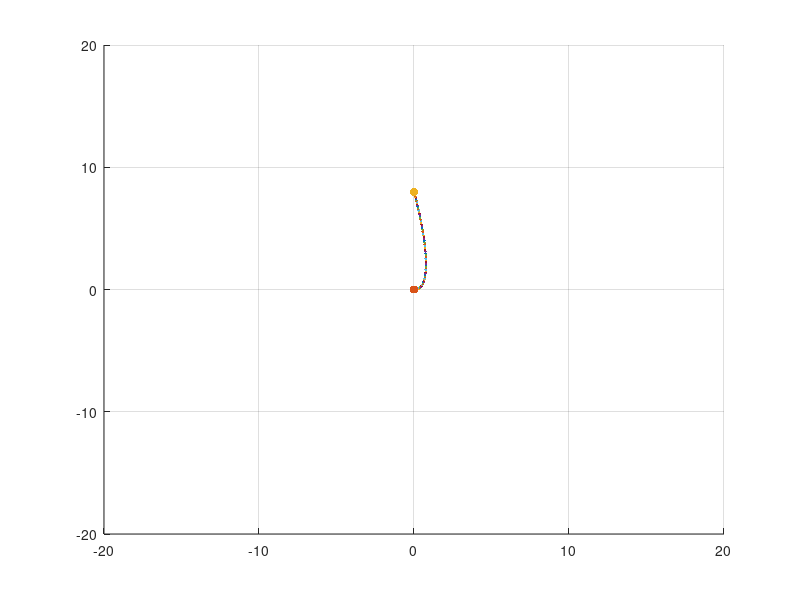
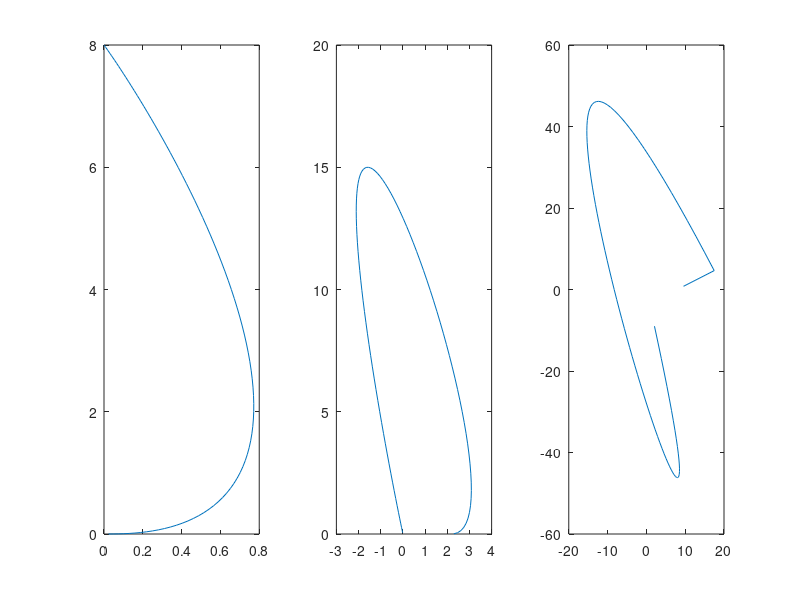
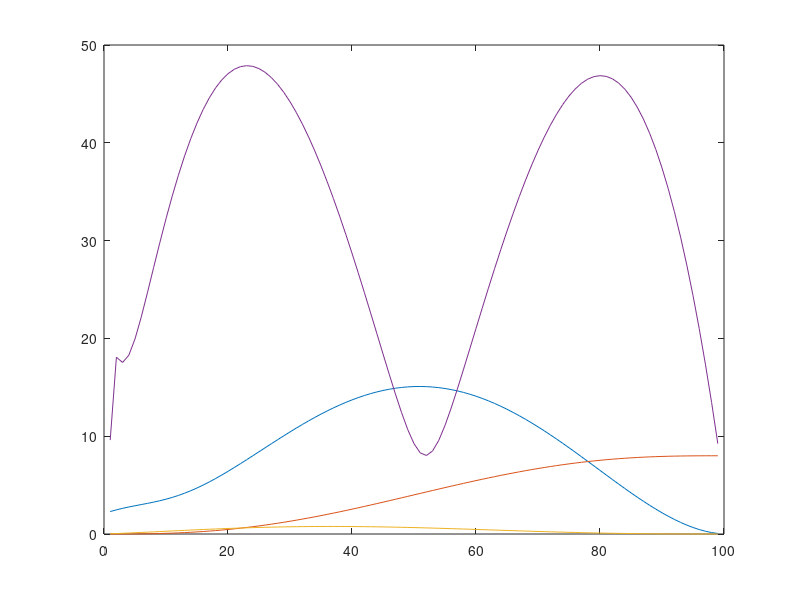

These charts were generated, in order, by the following MATLAB code:
% Offline jerk with normalisation
% Can be converted to online (Page 6, Shadmeyer tutorial)


clc;
clear all;


% NOTE: everthing is represented in rows -> [x, y]

% Position Information
startPos  = [0, 0];
r_i = startPos;
targetPos = [0, 8];
r_f = targetPos;

% simulation params
t = 0;
dt = 0.01;    % [s]  -> step size
t_f = 1; % [s]
N = t_f/dt; 

r_list = zeros(N-1,2);
r1_list =zeros(N-1,2);
r2_list =zeros(N-1,2);
tau_list = zeros(N-1,1);

r  = startPos; % initial position
v  = [+0.0, 0.0]; % initial speed

r1_init = [2.2 0.0];
r2_init = [20.0 0.0];


r_past = [0 0];
r1_past = [2.2 0.0];
r1 = [2.2 0.0];
r = [0 0];
r2 = [20.0 0.0];

t = dt;

% here is were the loop should be implemented
figure; grid; hold on

for i = 1:N-1

    % Implementation of minimum jerk methof
    D =  t_f;
    tau = t/D;  % we are applying it every step, so the difference is dt
     
    % some extra parameters which might be of interest
    q = [r' r1' r2']; % 2x3
    A = [0 0 -60/D^3; 1 0 -36/D^2; 0 1 -9/D]; % 3x3
    B = [0 0 60/D^3]; % 1x3
    B = repmat(B,2,1); %2x3
    q1 = q * A + B.* repmat(targetPos',1,3);  % q1 =[r1', r2', r3']   2x3
    
    a0 = startPos;
    a1 = D.*r1_init;
    a2 = D.*r2_init./2;
    a3 = (-(3*D^2)/2).*r2_init - 6*D.*r1_init + 10.*(targetPos - startPos);
    a4 = ((3*D^2)/2).*r2_init + 8*D.*r1_init - 15.*(targetPos - startPos);
    a5 = (-(D^2)/2).*r2_init - 3*D.*r1_init + 6.*(targetPos - startPos);
     
%     T = t_f;
%     tau = t; %dt;  % we are applying it every step, so the difference is dt
%     
%     % perturbation addition 
%     T_mat = [T^3 T^4 T^5; 3*T^2 4*T^3 5*T^4; 6*T 12*T^2 20*T^3]; %3x3
%     B = [(r_f-r_i-r1_init*T-(r2_init/2)*T^2); (-r1_init-r2_init*T); -r2_init]; % 3x2   I have to feed current state values
%     A = T_mat\B; %3x2
%       
%     a0 = r_i;
%     a1 = r1_init;
%     a2 = r2_init/2;
%     a3 = A(1,:);
%     a4 = A(2,:);
%     a5 = A(3,:);
%     
    
    a = [a0' a1' a2' a3' a4' a5']; %2x6
    
    taus = [1; tau; tau^2; tau^3; tau^4; tau^5]; % 6x1
    
    % update position
    r = a*taus;
    r = r';
    
    %r1 = [q1(1,1) q1(2,1)]; % this is the one used in this step
    %r2 = [q1(1,2) q1(2,2)]; % this is the one used in this step
    
    r1 = (r - r_past)/dt;
    r2 = (r1 - r1_past)/dt;
       
    % draw the trajectory
    scatter(r(1), r(2), '.'); xlim([-20,20]); ylim([-20,20]);
    % draw the start and target points
    scatter(startPos(1), startPos(2), 'filled', 'k');
    scatter(targetPos(1), targetPos(2), 'filled', 'r');     

    r_past = r;
    r1_past = r1;
    r_list(i,:) = r;
    r1_list(i,:) = r1;
    r2_list(i,:) = r2;
    tau_list(i) = tau;
    t =  t +dt;
    
    pause(0.001)
end


figure;
subplot(1,3,1);
plot(r_list(:,1), r_list(:,2));
subplot(1,3,2);
plot(r1_list(:,1), r1_list(:,2));
subplot(1,3,3);
plot(r2_list(:,1), r2_list(:,2));

figure;
x = vecnorm(r1_list,2,2);  % velocity norm
plot(x);
hold on;
y = r_list(:,2);% y component of position
plot(y);
hold on;
z = r_list(:,1); % x component of position
plot(z);
hold on;
zz = vecnorm(r2_list,2,2);
plot(zz);



